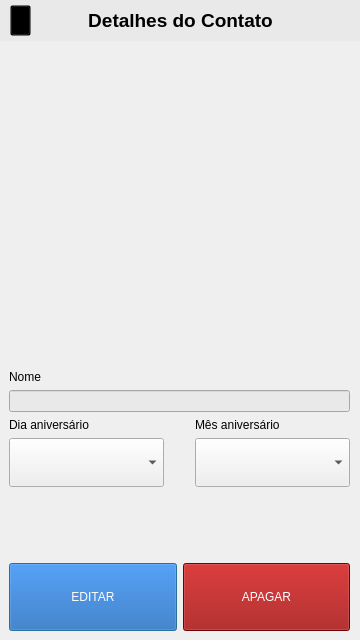
<?xml version="1.0" encoding="UTF-8"?>
<ui version="4.0">
 <class>editContact</class>
 <widget class="QDialog" name="editContact">
  <property name="geometry">
   <rect>
    <x>0</x>
    <y>0</y>
    <width>360</width>
    <height>640</height>
   </rect>
  </property>
  <property name="windowTitle">
   <string>Dialog</string>
  </property>
  <widget class="QWidget" name="verticalLayoutWidget_4">
   <property name="geometry">
    <rect>
     <x>9</x>
     <y>370</y>
     <width>341</width>
     <height>261</height>
    </rect>
   </property>
   <layout class="QVBoxLayout" name="verticalLayout_4">
    <item>
     <layout class="QVBoxLayout" name="verticalLayout_3">
      <item>
       <widget class="QLabel" name="label_3">
        <property name="sizePolicy">
         <sizepolicy hsizetype="Preferred" vsizetype="Fixed">
          <horstretch>0</horstretch>
          <verstretch>0</verstretch>
         </sizepolicy>
        </property>
        <property name="text">
         <string>Nome</string>
        </property>
       </widget>
      </item>
      <item>
       <widget class="QLineEdit" name="name_txt">
        <property name="styleSheet">
         <string notr="true">background-color: #e9e9e9;
color: rgb(0, 0, 0);</string>
        </property>
       </widget>
      </item>
      <item>
       <layout class="QHBoxLayout" name="horizontalLayout">
        <item>
         <layout class="QVBoxLayout" name="verticalLayout">
          <item>
           <widget class="QLabel" name="ddLabel">
            <property name="sizePolicy">
             <sizepolicy hsizetype="Preferred" vsizetype="Fixed">
              <horstretch>0</horstretch>
              <verstretch>0</verstretch>
             </sizepolicy>
            </property>
            <property name="text">
             <string>Dia aniversário</string>
            </property>
           </widget>
          </item>
          <item>
           <widget class="QComboBox" name="dd">
            <property name="sizePolicy">
             <sizepolicy hsizetype="Preferred" vsizetype="Ignored">
              <horstretch>0</horstretch>
              <verstretch>0</verstretch>
             </sizepolicy>
            </property>
            <property name="styleSheet">
             <string notr="true">color: rgb(0, 0, 0);</string>
            </property>
           </widget>
          </item>
         </layout>
        </item>
        <item>
         <spacer name="horizontalSpacer">
          <property name="orientation">
           <enum>Qt::Horizontal</enum>
          </property>
          <property name="sizeType">
           <enum>QSizePolicy::Fixed</enum>
          </property>
          <property name="sizeHint" stdset="0">
           <size>
            <width>25</width>
            <height>20</height>
           </size>
          </property>
         </spacer>
        </item>
        <item>
         <layout class="QVBoxLayout" name="verticalLayout_2">
          <item>
           <widget class="QLabel" name="mmLabel">
            <property name="sizePolicy">
             <sizepolicy hsizetype="Preferred" vsizetype="Fixed">
              <horstretch>0</horstretch>
              <verstretch>0</verstretch>
             </sizepolicy>
            </property>
            <property name="text">
             <string>Mês aniversário</string>
            </property>
           </widget>
          </item>
          <item>
           <widget class="QComboBox" name="mm">
            <property name="sizePolicy">
             <sizepolicy hsizetype="Preferred" vsizetype="Ignored">
              <horstretch>0</horstretch>
              <verstretch>0</verstretch>
             </sizepolicy>
            </property>
            <property name="styleSheet">
             <string notr="true">color: rgb(0, 0, 0);</string>
            </property>
           </widget>
          </item>
         </layout>
        </item>
       </layout>
      </item>
      <item>
       <spacer name="verticalSpacer">
        <property name="orientation">
         <enum>Qt::Vertical</enum>
        </property>
        <property name="sizeType">
         <enum>QSizePolicy::Fixed</enum>
        </property>
        <property name="sizeHint" stdset="0">
         <size>
          <width>20</width>
          <height>70</height>
         </size>
        </property>
       </spacer>
      </item>
      <item>
       <layout class="QHBoxLayout" name="horizontalLayout_2">
        <item>
         <layout class="QHBoxLayout" name="horizontalLayout_3">
          <item>
           <widget class="QPushButton" name="btnEdit">
            <property name="sizePolicy">
             <sizepolicy hsizetype="Ignored" vsizetype="Ignored">
              <horstretch>0</horstretch>
              <verstretch>0</verstretch>
             </sizepolicy>
            </property>
            <property name="styleSheet">
             <string notr="true">background-color: rgb(26, 95, 180);
color: rgb(255, 255, 255);</string>
            </property>
            <property name="text">
             <string>EDITAR</string>
            </property>
           </widget>
          </item>
          <item>
           <widget class="QPushButton" name="btnDel">
            <property name="sizePolicy">
             <sizepolicy hsizetype="Ignored" vsizetype="Ignored">
              <horstretch>0</horstretch>
              <verstretch>0</verstretch>
             </sizepolicy>
            </property>
            <property name="styleSheet">
             <string notr="true">background-color: rgb(153, 6, 6);
color: rgb(255, 255, 255);</string>
            </property>
            <property name="text">
             <string>APAGAR</string>
            </property>
           </widget>
          </item>
         </layout>
        </item>
       </layout>
      </item>
     </layout>
    </item>
   </layout>
  </widget>
  <widget class="QWidget" name="verticalLayoutWidget_5">
   <property name="geometry">
    <rect>
     <x>40</x>
     <y>70</y>
     <width>281</width>
     <height>271</height>
    </rect>
   </property>
   <layout class="QVBoxLayout" name="verticalLayout_5">
    <item>
     <widget class="QLabel" name="contactImg">
      <property name="text">
       <string/>
      </property>
      <property name="pixmap">
       <pixmap resource="pics.qrc">:/new/icons/person-circle.png</pixmap>
      </property>
      <property name="scaledContents">
       <bool>true</bool>
      </property>
     </widget>
    </item>
   </layout>
  </widget>
  <widget class="QLabel" name="title">
   <property name="geometry">
    <rect>
     <x>0</x>
     <y>0</y>
     <width>361</width>
     <height>41</height>
    </rect>
   </property>
   <property name="font">
    <font>
     <pointsize>14</pointsize>
     <bold>true</bold>
    </font>
   </property>
   <property name="styleSheet">
    <string notr="true">background-color: #e9e9e9;
color: rgb(0, 0, 0);</string>
   </property>
   <property name="text">
    <string>Detalhes do Contato</string>
   </property>
   <property name="alignment">
    <set>Qt::AlignCenter</set>
   </property>
  </widget>
  <widget class="QPushButton" name="btnBack">
   <property name="geometry">
    <rect>
     <x>10</x>
     <y>5</y>
     <width>21</width>
     <height>31</height>
    </rect>
   </property>
   <property name="styleSheet">
    <string notr="true">background-color: transparent;
border-image: url(:/new/icons/arrow-left.png);</string>
   </property>
   <property name="text">
    <string/>
   </property>
  </widget>
 </widget>
 <resources>
  <include location="pics.qrc"/>
 </resources>
 <connections/>
</ui>
